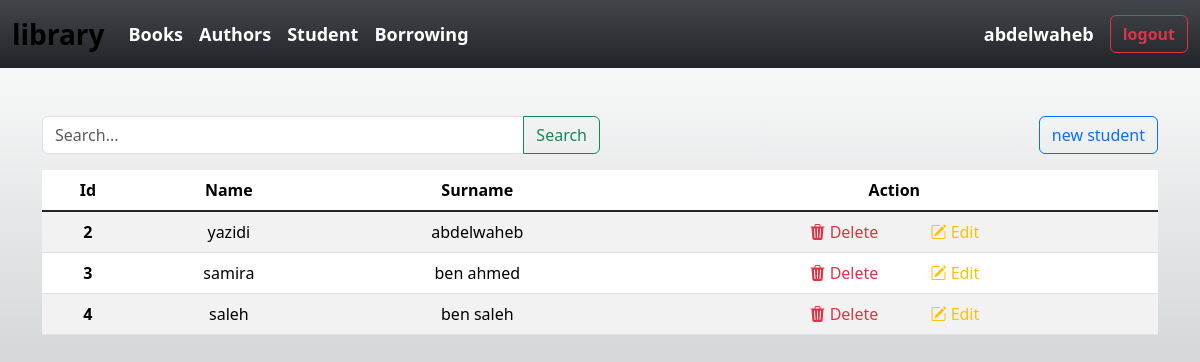
/student/ (signed in), run on the app's committed database.
### users/models.py (models this page shows)
class Users(models.Model):
    info = models.OneToOneField(User,null=False,on_delete=models.CASCADE)
    reset_password_token = models.CharField(max_length=50,default="",blank=True)
    reset_password_expire = models.DateTimeField(null=True,blank=True)
    active = models.BooleanField(default=True,null=False)

### student/models.py (models this page shows)
class Student(models.Model):
    name = models.TextField(max_length=30,null=False)
    surname = models.TextField(max_length=30,null=False)

### student/views.py (the view)
# urls.py: path('', index, name='borrowing'),
@login_required
def index (req):
    data = Student.objects.all()
    user=Users.objects.get(info__username=req.user.username)
    x={
        "students" : data,
        'user' : user
    }
    if req.method=='GET' and req.GET.get('search') :
        mc=req.GET.get('search')
        data=Student.objects.filter(Q(name__contains=mc) | Q(surname__contains=mc))
        x['search']=mc
        x['students']=data
    return render(req,'student/index.html',x)

### templates/student/index.html
{% extends  'index.html' %}
{% block body %}
<div class="w-100 mb-3 d-flex justify-content-between">
    <form class="input-group w-50" method="get">
        <input type="text" value="{{search}}" name="search" style="box-shadow: none;" class="form-control" placeholder="Search..." aria-label="Recipient's username" aria-describedby="basic-addon2">
        <button type="submit" class="btn btn-outline-success" id="basic-addon2">Search</button>
    </form>
    <a class="btn  btn-outline-primary" href="{% url 'new_student' %}">new student</a>
</div>
<table class="table table-striped table-hover">
    <thead>
      <tr>
        <th scope="col">Id</th>
        <th scope="col">Name</th>
        <th scope="col">Surname</th>
        <th scope="col">Action</th>
      </tr>
    </thead>
    <tbody class="table-group-divider">
        {% for i in students %}
      <tr>
        <th scope="row">{{i.id}}</th>
        <td>{{i.name}}</td>
        <td>{{i.surname}}</td>
        <td>
          <a class="text-danger me-5" onclick="return confirm('vous etez sur  de supremer')" href="{% url 'delete_student' i.id %}"><i class="bi bi-trash3-fill"></i> Delete</a>
          <a class="text-warning" href="{% url 'edit_student' i.id %}"><i class="bi bi-pencil-square"></i> Edit</a>
        </td>
      </tr>
      {% endfor %}
    </tbody>
  </table>
{% endblock %}

### templates/index.html (shortened to what this page needs)
<!DOCTYPE html>
<html lang="en">
<head>
    <link href="https://cdn.jsdelivr.net/npm/bootstrap@5.3.3/dist/css/bootstrap.min.css" rel="stylesheet">
    <link rel="stylesheet" href="https://cdn.jsdelivr.net/npm/bootstrap-icons@1.11.3/font/bootstrap-icons.min.css">
  </head>
<body>
    <nav class="navbar navbar-expand-lg bg-gradient bg-dark">
        <div class="container-fluid">
          <a class="navbar-brand fw-bold fs-3" href=" {% url 'home' %} ">library</a>
          <div class="collapse navbar-collapse" id="navbarSupportedContent">
            <ul class="navbar-nav me-auto mb-2 mb-lg-0">
              <li class="nav-item">
                <a class="nav-link" href="{% url 'book' %}">Books</a>
              </li>
              <li class="nav-item">
                <a class="nav-link" href="{% url 'author' %}">Authors</a>
              </li>
              <li class="nav-item">
                <a class="nav-link " href="{% url 'student' %}" >Student</a>
              </li>
              <li class="nav-item">
                <a class="nav-link " href="{% url 'borrowing' %}" >Borrowing</a>
              </li>
            </ul>
            <div class="d-flex align-items-center" >
              {% if user.info.is_authenticated == True %}
              {% if user.info.last_name or user.info.first_name %}
              <a class="nav-link text-white title" data-text="Profile" href="{% url 'profile' %}">{{user.info.first_name}}  {{user.info.last_name}}</a>
              {%else%}
              <a class="nav-link text-white title" data-text="Profile" href="{% url 'profile' %}">{{user.info.username}}</a>
              {%endif%}
              <a  class="ms-3 btn fw-bold btn-outline-danger" href="{% url 'logout' %}">logout</a>
              {%else%}
              <a  class="btn fw-bold btn-outline-success" href="{% url 'signin' %}">Sign in</a>
              {%endif%}
            </div>
          </div>
        </div>
      </nav>
      <div class="container mt-5">
        {% block body %}
        {% endblock %}
      </div>
</body>
</html>

### templates/index.html (style rules this page uses)
a { text-decoration: none; }
th,td { text-align: center; }
.nav-link { color: #fff; font-weight: 600; font-size: large; }
body { min-height: 100vh; background: linear-gradient(rgb(255, 255, 255),rgb(161, 167, 170)); }

### data on the page
Users: info.username "abdelwaheb"
Student: id "2", name "yazidi", surname "abdelwaheb"
Student: id "3", name "samira", surname "ben ahmed"
Student: id "4", name "saleh", surname "ben saleh"
